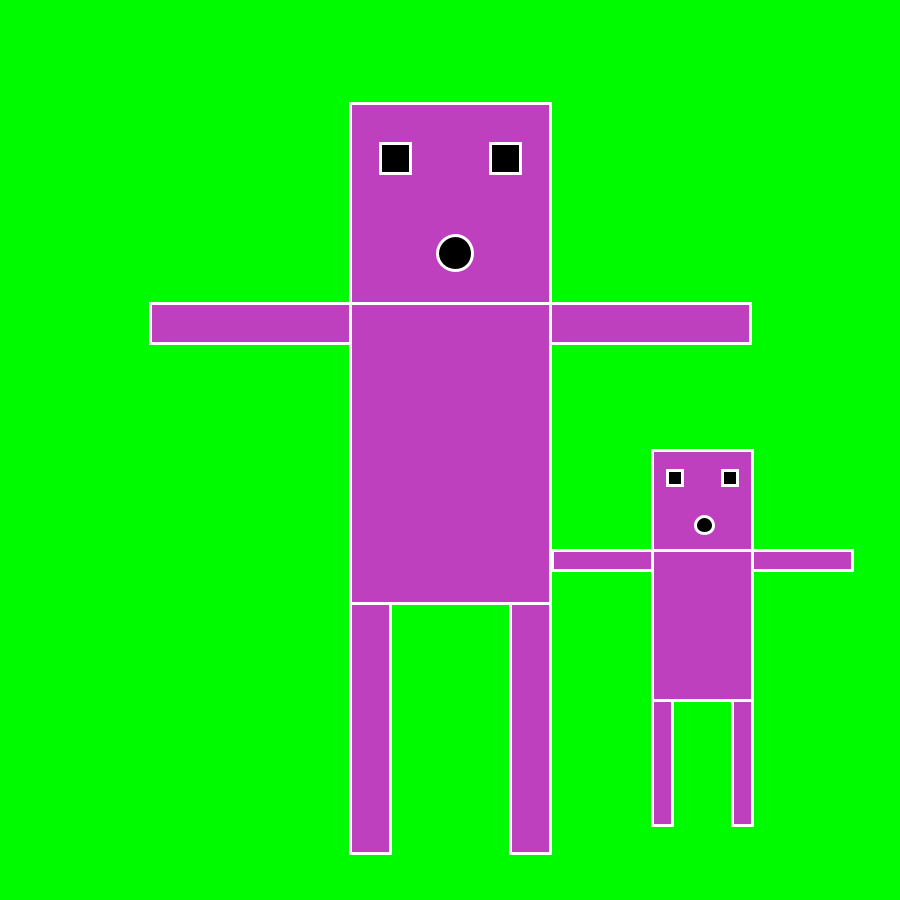
Frame 1 (no input)
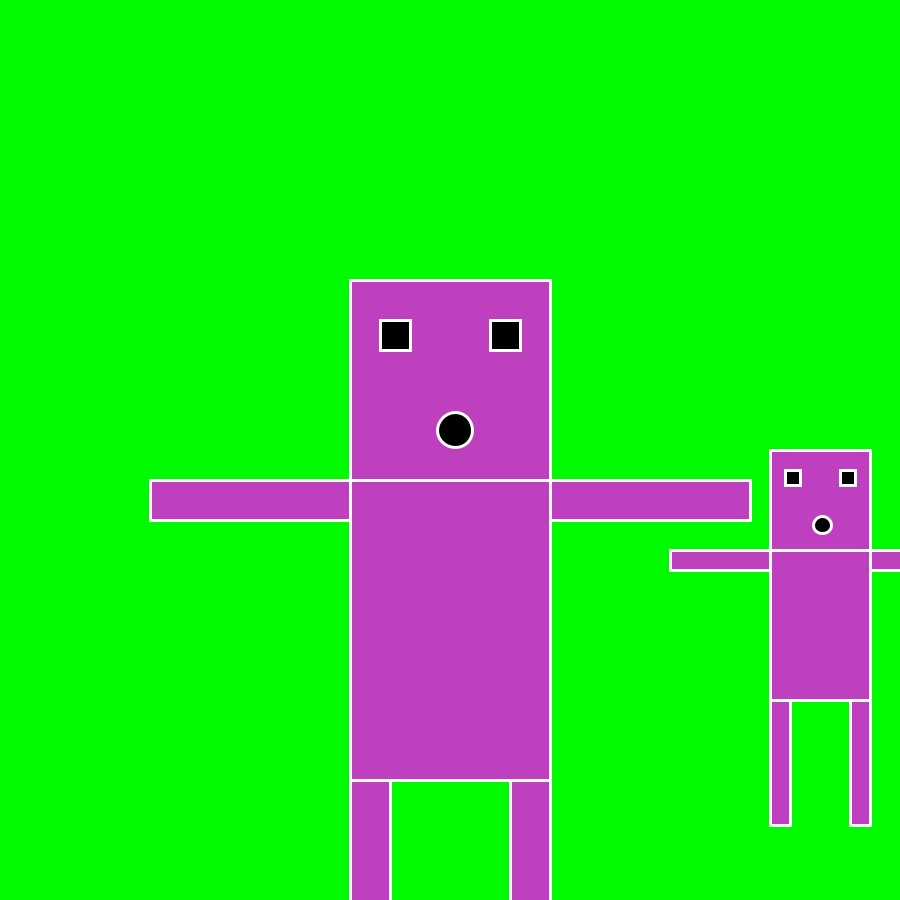
Frame 60 (the mouse pressed at the canvas centre just before this capture)
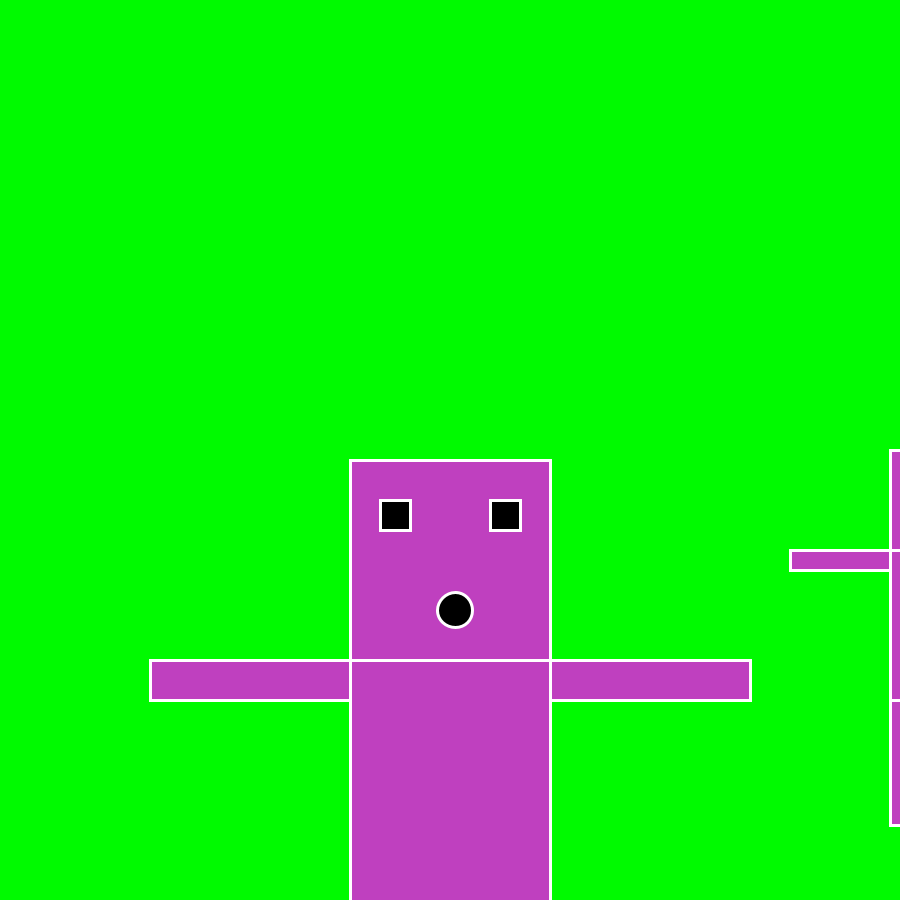
Frame 120 (the mouse held since frame 60 and released just before this capture)

The Processing sketch that drew these frames (run headless with seeded random() and noise(); from frame 60 on, the mouse is pressed at the canvas centre):

// Processing sketch: panha
// ── panha.pde
//Panha's zombie lol
float x1,y1,x2,y2;
void setup(){
  size(900, 900);
  x1 = 350; y1 = 100;
  x2 = 650; y2 = 450;
}
void draw(){
  background(0, 250, 0);
  x2 = x2 + 2; 
  y1 = y1 + 3;
  if(x2>width) x2 = 0;
  if(y1>height) y1 = 1;
  panha(x2,y2,0.5);
  panha(x1,y1,1);
}

// ── svan.pde
void panha(float x,float y, float s){
  fill(191,64,191); // new color, good!
  stroke(255); // suh
  strokeWeight(3);
  square(x,y,200*s);  //face
  fill(0);    // suh
  square(x+30*s,y+40*s,30*s); //left eye
  square(x+140*s,y+40*s,30*s); // right eye
  circle(x+105*s,y+150*s,35*s);  //mouth
  fill(191,64,191);
  rect(x,y+200*s,200*s,300*s); //body
  rect(x-200*s,y+200*s,200*s,40*s); //left hand
  rect(x+200*s,y+200*s,200*s,40*s); //right hand
  rect(x,y+500*s,40*s,250*s);//left leg
  rect(x+160*s,y+500*s,40*s,250*s);  //right leg
}
